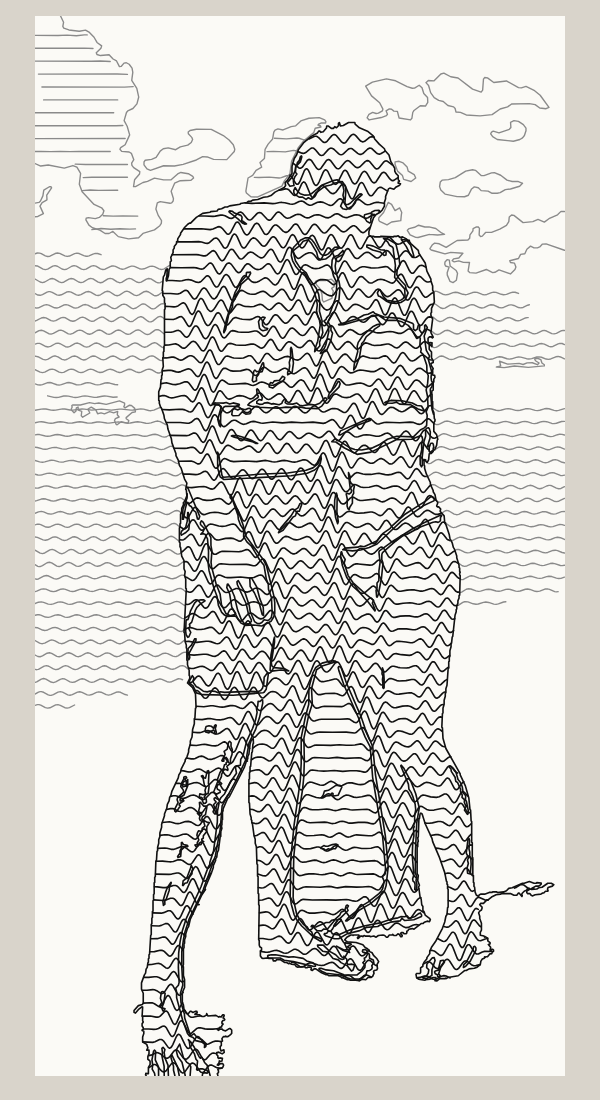
#> input picture stampe/foto-coppia/anteprima-onde-larghe.png, 600 x 1100 px
$ python -i da_immagine.py   (imports and definitions only)
#> lines starting #> are read from the running program, lines starting #| are printed output that depends on the picture; after the words box and inside, x2 and y2 are one past the last pixel; in counts of white or black regions, pixels touching at a corner belong together
#!/usr/bin/env python3
"""Stile «Rilievo» partendo da uno SCREENSHOT del modello invece che dal modello.

Serve quando il file 3D e' troppo pesante. Senza una mappa di profondita' le
linee di livello si ricavano dalla LUMINOSITA' dell'ombreggiatura: linee di
uguale grigio, che sul modello liscio ricalcano il rilievo, come curve di
livello disegnate a occhio. La sagoma e' il contorno della figura staccata dallo
sfondo (e dal pavimento del programma di slicing, che si riconosce perche' scuro).

  python3 -B da_immagine.py <screenshot.png> <uscita.svg> [W H] [livelli] [levigatura_px] [essenziale] [senza-pavimento] [escludi=x0,y0,x1,y1 ...] [taglia=x0,y0,x1,y1 ...] [soglia=n]

  soglia=n: quanto piu' scuro del contorno deve essere un tratto di dettaglio (default 9; piu' basso = piu' tratti)

  essenziale: niente tratti di dettaglio, linee piu' levigate e meno numerose (la
  resa delle figure di `rilievo.py` in modo profondita')
"""
import sys

import numpy as np
from PIL import Image, ImageFilter

import rilievo
# [1 line that did not run here, left out]

FONDO_TOL = 2          # scarto dal grigio dello sfondo, sotto cui e' sfondo
DETTAGLIO = 9         # quanto deve essere piu' scuro del contorno per essere un tratto
MIN_COMPONENTE = 600   # px: sotto, e' un pezzo di griglia, non una parte della figura
PAVIMENTO = 110        # sotto questa luminosita' e' il piano di stampa, non la figura


def componente(m, seme):
    """La parte di `m` collegata a `seme` (dilatazione ripetuta dentro la maschera)."""
    c = np.zeros_like(m)
    c[seme[1], seme[0]] = True
    while True:
        n = c.copy()
        n[1:, :] |= c[:-1, :]
        n[:-1, :] |= c[1:, :]
        n[:, 1:] |= c[:, :-1]
        n[:, :-1] |= c[:, 1:]
        n &= m
        if n.sum() == c.sum():
            return c
        c = n


def maschera(L):
    # lo sfondo e' solo il grigio piatto CONNESSO al bordo: dentro la figura
    # l'ombreggiatura passa anche per quel grigio, e non e' sfondo. Il riempimento
    # dei buchi di riempi_buchi() fa proprio questo: tiene cio' che non e' piatto
    # piu' il piatto che il bordo non raggiunge.
    piatto = np.abs(L - L[2, 2]) <= 1
    fig = S.riempi_buchi(~piatto) & (L >= PAVIMENTO)
    im = Image.fromarray((fig * 255).astype(np.uint8))
    im = im.filter(ImageFilter.MinFilter(5)).filter(ImageFilter.MaxFilter(5))   # via le righe della griglia
    ok = np.asarray(im) > 0
    tenute = np.zeros_like(ok)
    resto = ok.copy()
    while resto.any():
        ys, xs = np.nonzero(resto)
        c = componente(resto, (int(xs[0]), int(ys[0])))
        if c.sum() >= MIN_COMPONENTE:
            tenute |= c
        resto &= ~c
    return S.riempi_buchi(tenute)


def tracciati(percorso, livelli=7, levigatura=2.2, dettagli=True, minimo=0.06, escludi=(), taglia=(), soglia=None):
#> called with percorso = 'foto-coppia/anteprima-onde-larghe.png', livelli = 7, levigatura = 2.2, dettagli = True, minimo = 0.06, escludi = (), taglia = ()
    L = np.asarray(Image.open(percorso).convert('L')).astype(float)
    mask = maschera(L)
#> in maschera, `piatto = np.abs(L - L[2, 2]) <= 1`:
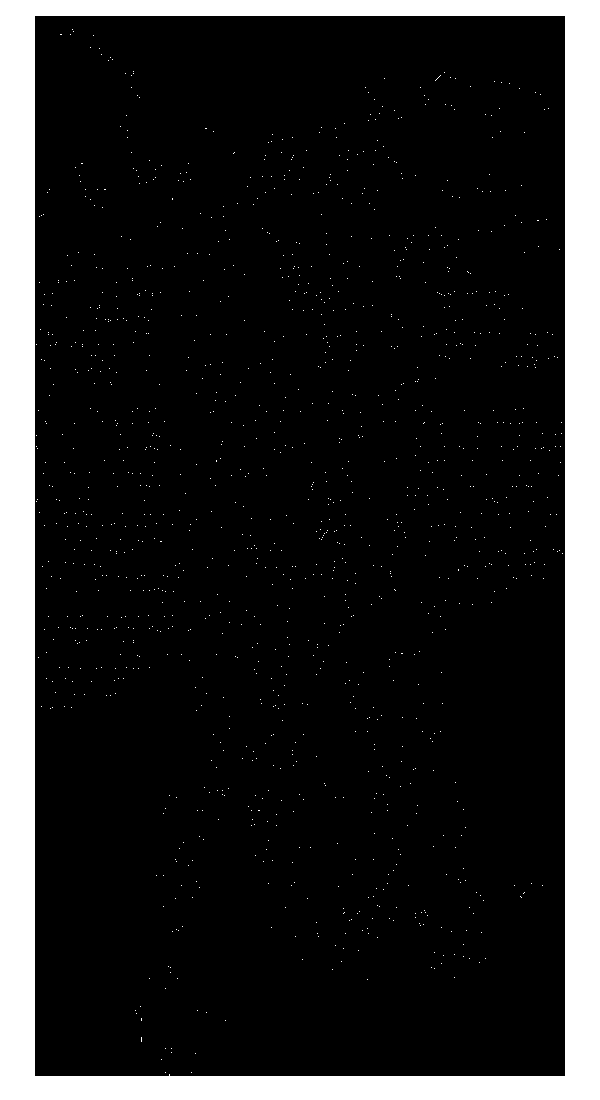
#> piatto: shape (1100, 600) bool; 15.1% white; 1349 white regions (1348 under 20 px), largest, box (x1, y1, x2, y2) and area: (0, 0, 600, 1100) 98202
    # taglia=x0,y0,x1,y1: toglie dalla figura un pezzo che non ci deve stare
    # (coordinate 0..1 sul rettangolo che racchiude la figura)
    if taglia:
        ys0, xs0 = np.nonzero(mask)
        ya, yb, xa, xb = ys0.min(), ys0.max(), xs0.min(), xs0.max()
        for x0, y0, x1, y1 in taglia:
            mask[int(ya + y0 * (yb - ya)):int(ya + y1 * (yb - ya)) + 1,
                 int(xa + x0 * (xb - xa)):int(xa + x1 * (xb - xa)) + 1] = False
    righe, colonne = np.nonzero(mask)
    r0, r1, c0, c1 = righe.min(), righe.max(), colonne.min(), colonne.max()
    k = 1.0 / (r1 - r0)

    def norm(p, tol=0.0010):
        return S.dirada([((x - c0) * k, (y - r0) * k) for x, y in p], tol)

    sagoma = [q for q in (norm(p) for p in S.contorni(mask.astype(float), 0.5, salta_nan=False))
              if len(q) > 1 and S.lunghezza(q) > 0.05]

    G = Image.fromarray(np.where(mask, L, L[mask].mean()).astype(np.uint8))
    G = np.asarray(G.filter(ImageFilter.GaussianBlur(levigatura))).astype(float)
    G = np.where(mask, G, np.nan)
    lo, hi = np.nanpercentile(G, 4), np.nanpercentile(G, 97)
    iso = []
    for liv in np.linspace(lo, hi, livelli + 2)[1:-1]:
        for p in S.contorni(G, liv):
            q = norm(p)
            if len(q) > 2 and S.lunghezza(q) > minimo:
                iso.append(q)

    # i dettagli: avvallamenti scuri e sottili (occhi, bocca, pieghe, bottoni)
    # = differenza fra la luminosita' poco e molto levigata
    Lm = np.where(mask, L, L[mask].mean())
    Gf = np.asarray(Image.fromarray(Lm.astype(np.uint8)).filter(ImageFilter.GaussianBlur(1.0))).astype(float)
    Gg = np.asarray(Image.fromarray(Lm.astype(np.uint8)).filter(ImageFilter.GaussianBlur(4.5))).astype(float)
    Dk = np.where(mask, Gf - Gg, np.nan)
    det = []
    for p in (S.contorni(Dk, -(soglia or DETTAGLIO)) if dettagli else []):
        q = norm(p, 0.0007)
        if len(q) > 2 and S.lunghezza(q) > 0.045:
            det.append(q)

    def fuori(p):
        xs, ys = [q[0] for q in p], [q[1] for q in p]
        r = (c1 - c0) * k
        return any(min(xs) >= a * r and max(xs) <= c * r and min(ys) >= b and max(ys) <= d
                   for a, b, c, d in escludi)
    if escludi:
        sagoma = [p for p in sagoma if not fuori(p)]
        iso = [p for p in iso if not fuori(p)]
        det = [p for p in det if not fuori(p)]
    return {'rapporto': (c1 - c0) * k, 'sagoma': sagoma, 'isoipse': iso, 'dettagli': det}


# [18 lines not run here, left out]

#> (the run stopped early here; a loop or call above may not have finished)

$ run again, on stampe/foto-coppia/anteprima-poligoni-leggero.png
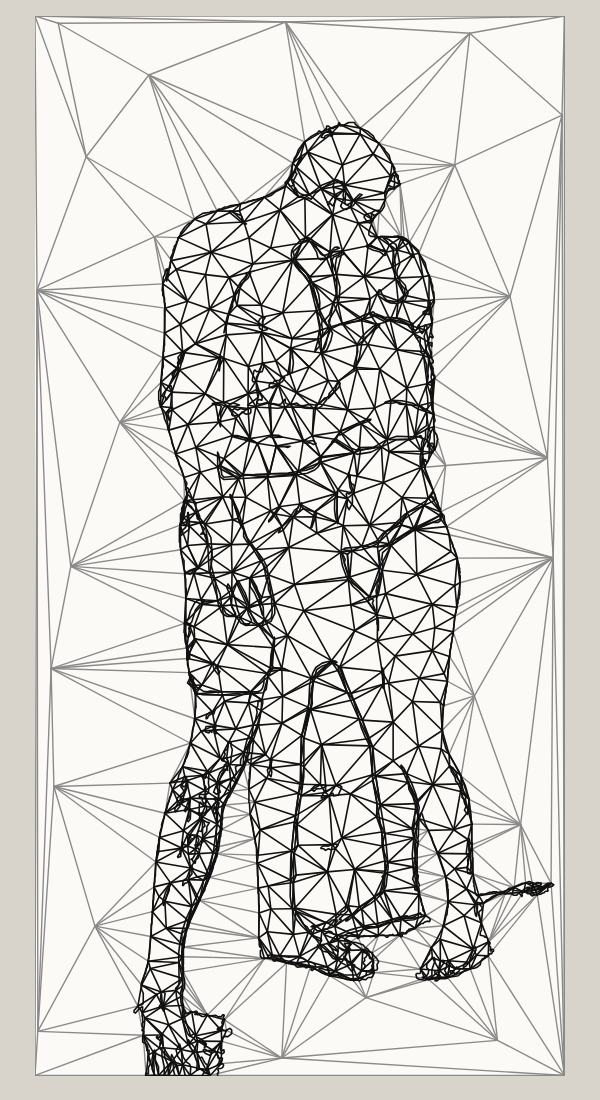
#> input picture stampe/foto-coppia/anteprima-poligoni-leggero.png, 600 x 1100 px
#> in maschera, `piatto = np.abs(L - L[2, 2]) <= 1`:
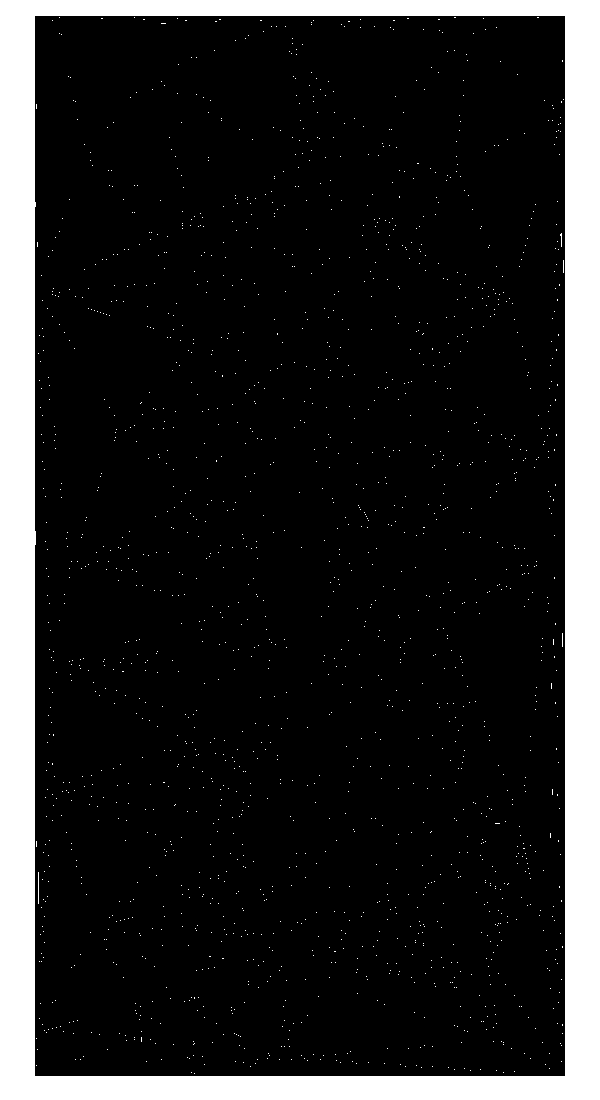
#> piatto: shape (1100, 600) bool; 15.2% white; 1836 white regions (1834 under 20 px), largest, box (x1, y1, x2, y2) and area: (0, 0, 600, 1100) 98219, (38, 872, 39, 904) 32

$ run again, on stampe/foto-coppia/anteprima.png
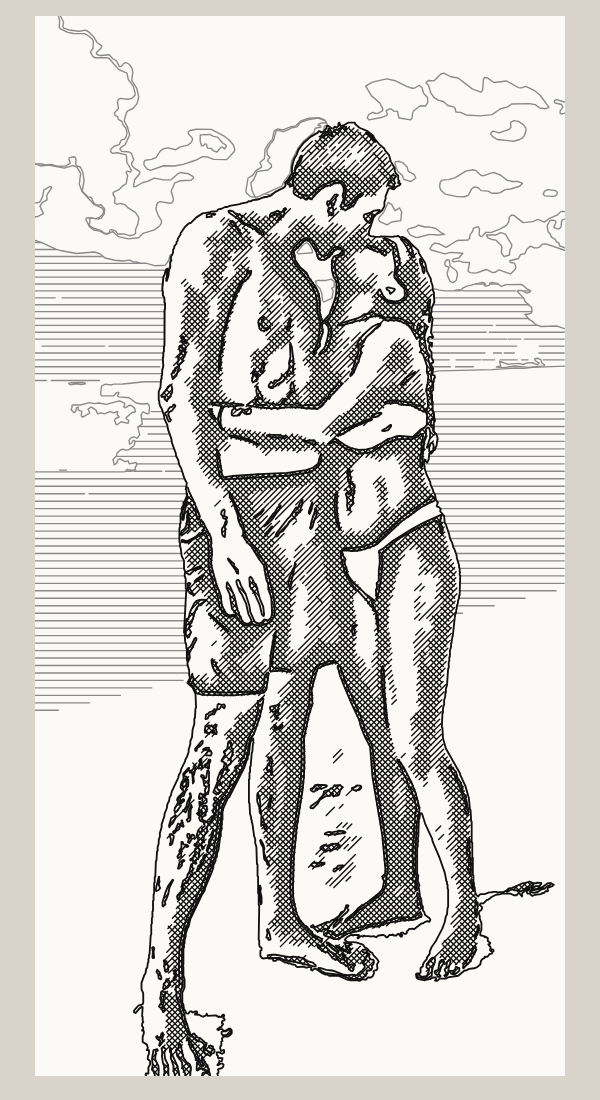
#> input picture stampe/foto-coppia/anteprima.png, 600 x 1100 px
#> in maschera, `piatto = np.abs(L - L[2, 2]) <= 1`:
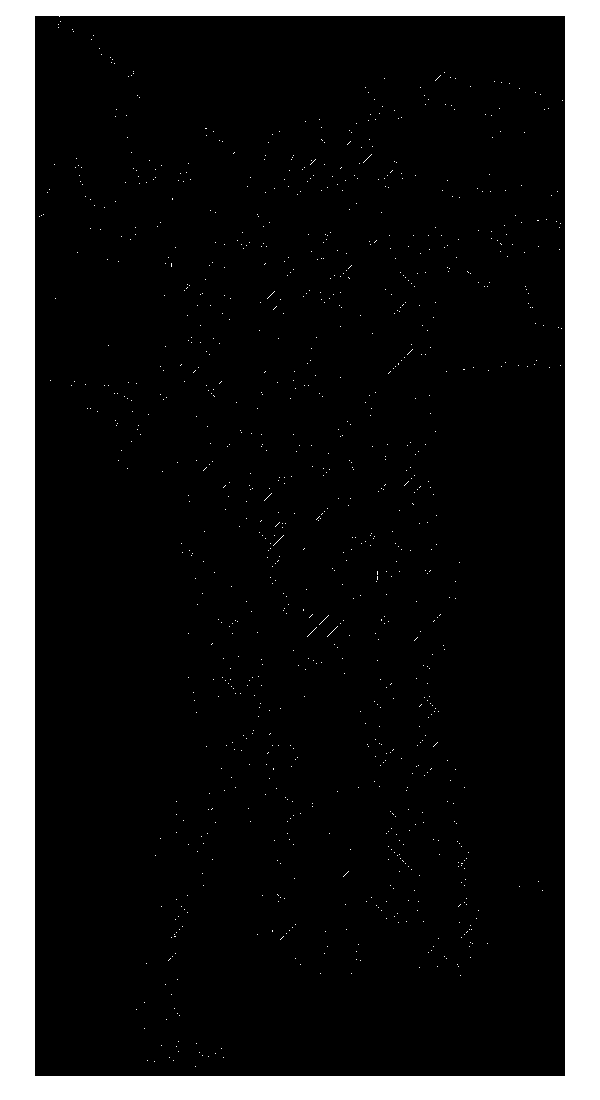
#> piatto: shape (1100, 600) bool; 15.1% white; 1010 white regions (1009 under 20 px), largest, box (x1, y1, x2, y2) and area: (0, 0, 600, 1100) 98201
